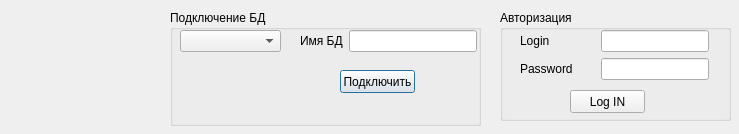
<?xml version="1.0" encoding="UTF-8"?>
<ui version="4.0">
 <class>SecondWindow</class>
 <widget class="QDialog" name="SecondWindow">
  <property name="geometry">
   <rect>
    <x>0</x>
    <y>0</y>
    <width>739</width>
    <height>134</height>
   </rect>
  </property>
  <property name="windowTitle">
   <string>Dialog</string>
  </property>
  <widget class="QGroupBox" name="groupBox">
   <property name="geometry">
    <rect>
     <x>170</x>
     <y>10</y>
     <width>311</width>
     <height>116</height>
    </rect>
   </property>
   <property name="title">
    <string>Подключение БД</string>
   </property>
   <widget class="QPushButton" name="pushButton">
    <property name="geometry">
     <rect>
      <x>170</x>
      <y>60</y>
      <width>75</width>
      <height>23</height>
     </rect>
    </property>
    <property name="text">
     <string>Подключить</string>
    </property>
   </widget>
   <widget class="QWidget" name="layoutWidget">
    <property name="geometry">
     <rect>
      <x>130</x>
      <y>20</y>
      <width>177</width>
      <height>22</height>
     </rect>
    </property>
    <layout class="QHBoxLayout" name="horizontalLayout">
     <item>
      <widget class="QLabel" name="label">
       <property name="text">
        <string>Имя БД</string>
       </property>
      </widget>
     </item>
     <item>
      <widget class="QLineEdit" name="lineEdit"/>
     </item>
    </layout>
   </widget>
   <widget class="QComboBox" name="comboBox">
    <property name="geometry">
     <rect>
      <x>10</x>
      <y>20</y>
      <width>101</width>
      <height>22</height>
     </rect>
    </property>
   </widget>
  </widget>
  <widget class="QGroupBox" name="groupBox_2">
   <property name="geometry">
    <rect>
     <x>500</x>
     <y>10</y>
     <width>231</width>
     <height>111</height>
    </rect>
   </property>
   <property name="title">
    <string>Авторизация</string>
   </property>
   <widget class="QPushButton" name="LogIN">
    <property name="geometry">
     <rect>
      <x>70</x>
      <y>80</y>
      <width>75</width>
      <height>23</height>
     </rect>
    </property>
    <property name="text">
     <string>Log IN</string>
    </property>
   </widget>
   <widget class="QWidget" name="layoutWidget">
    <property name="geometry">
     <rect>
      <x>20</x>
      <y>20</y>
      <width>189</width>
      <height>52</height>
     </rect>
    </property>
    <layout class="QVBoxLayout" name="verticalLayout">
     <item>
      <layout class="QHBoxLayout" name="horizontalLayout_2">
       <item>
        <widget class="QLabel" name="label_2">
         <property name="sizePolicy">
          <sizepolicy hsizetype="Preferred" vsizetype="Preferred">
           <horstretch>46</horstretch>
           <verstretch>0</verstretch>
          </sizepolicy>
         </property>
         <property name="baseSize">
          <size>
           <width>0</width>
           <height>0</height>
          </size>
         </property>
         <property name="text">
          <string>Login</string>
         </property>
        </widget>
       </item>
       <item>
        <widget class="QLineEdit" name="login"/>
       </item>
      </layout>
     </item>
     <item>
      <layout class="QHBoxLayout" name="horizontalLayout_3">
       <item>
        <widget class="QLabel" name="label_3">
         <property name="sizePolicy">
          <sizepolicy hsizetype="Preferred" vsizetype="Preferred">
           <horstretch>46</horstretch>
           <verstretch>0</verstretch>
          </sizepolicy>
         </property>
         <property name="text">
          <string>Password</string>
         </property>
        </widget>
       </item>
       <item>
        <widget class="QLineEdit" name="password"/>
       </item>
      </layout>
     </item>
    </layout>
   </widget>
  </widget>
 </widget>
 <resources/>
 <connections/>
</ui>
